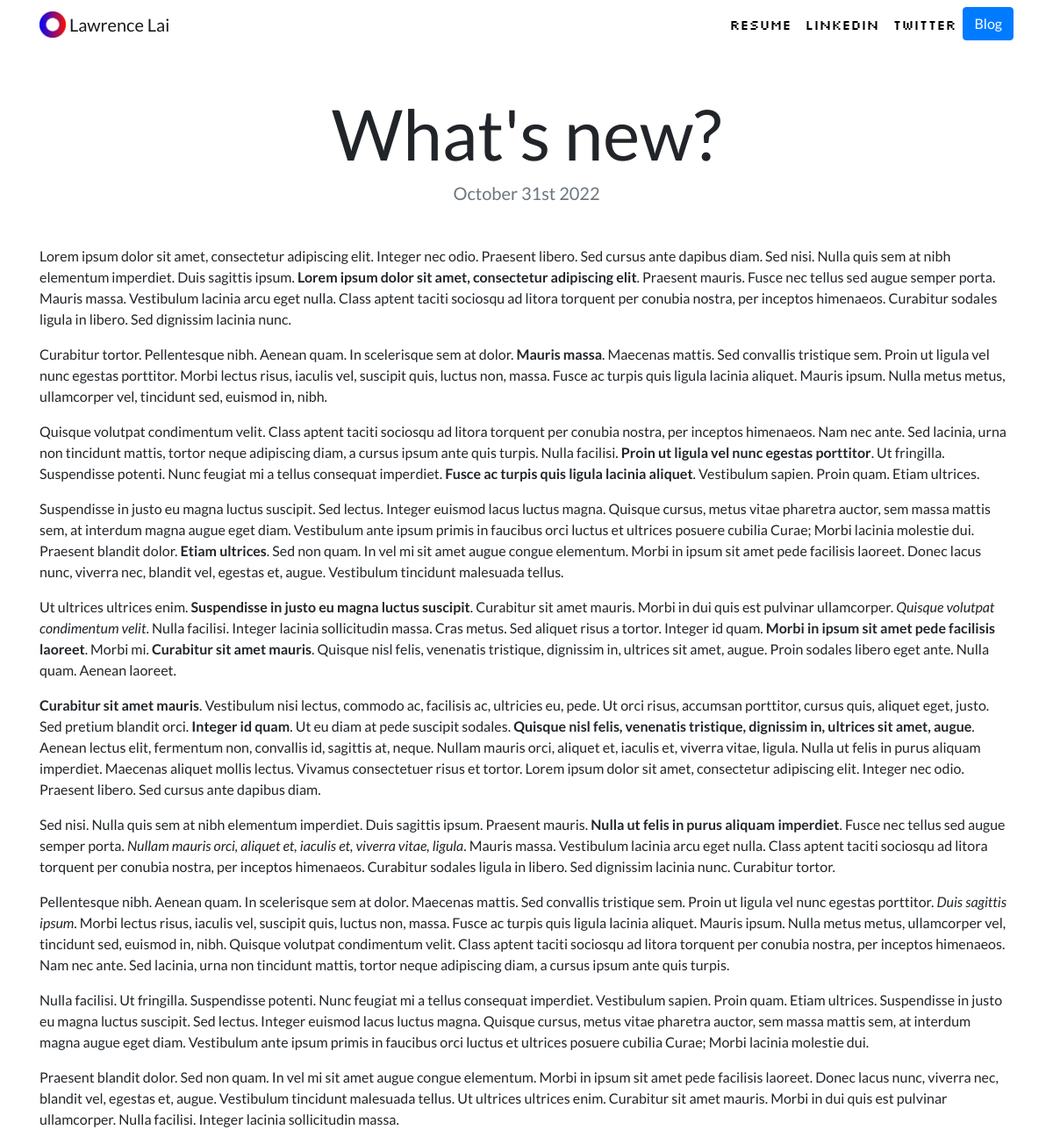
Page /blog/7/ on the committed database.
### blog/models.py (models this page shows)
class Blog(models.Model):
    title = models.CharField(max_length=200)
    description = models.TextField()
    date = models.DateField(null=True)

### blog/views.py (the view)
# urls.py: path('<int:blog_id>/', views.detail, name='detail'),
def detail(request, blog_id):
    blog = get_object_or_404(Blog, pk=blog_id)
    return render(request, 'blog/detail.html', {'blog': blog})

### blog/templates/blog/detail.html
{% extends "portfolio/base.html" %}
{% load static %}
{% block content %}
<h1 class="text-center mt-5" id="blogdetailtitle">{{ blog.title }}</h1>
<h5 class="text-center text-muted mb-5">{{ blog.date|date:'F jS Y' }}</h5>
{{ blog.description|safe }}
{% endblock %}

### portfolio/static/portfolio/custom.css (style rules this page uses)
body { font-family: 'Lato', sans-serif; }
@media (min-width: 992px) { #blogdetailtitle { font-size: 5rem; } }

### rows in the picture
Blog: title "What's new?", date "October 31st 2022", description "Lorem ipsum dolor sit amet, consectetur adipiscing elit. Integer nec odio. Praesent libero. Sed cursus ante dapibus diam. Sed nisi. Nulla quis sem at nibh elementum imperdiet. Duis sagittis ipsum. Lorem ipsum dolor sit amet, consectetur adipiscing elit . Praesent mauris. Fusce nec tellus sed augue semper porta. Mauris massa. Vestibulum lacinia arcu eget nulla. Class aptent taciti sociosqu ad litora torquent per conubia nostra, per inceptos himenaeos. Curabitur sodales ligula in libero. Sed dignissim lacinia nunc. Curabitur tortor. Pellentesque nibh. Aenean quam. In scelerisque sem at dolor. Mauris massa . Maecenas mattis. Sed convallis tristique sem. Proin ut ligula vel nunc egestas…"
